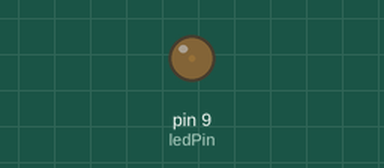
This sketch was run on a simulated Arduino Uno, built with avr-gcc and run on an emulated ATmega328P. Shown: output pins drawn as LEDs (lit = HIGH).

Above: at 0.05 s.
At 0.65 s:
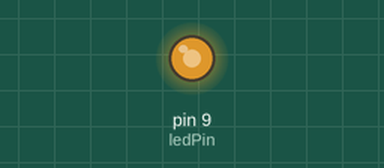
At 1.15 s:
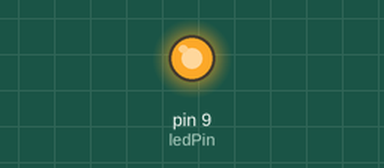
At 2.3 s:
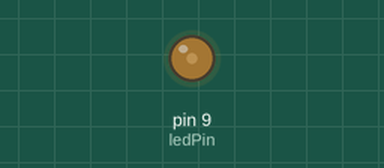
Timing chart, 0 to 6.1 s (numbered marks = the images above):
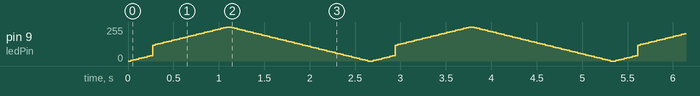

The sketch:

uso_continue_en_for.ino
```cpp
int ledPin = 9;

void setup() {
  digitalWrite(ledPin, OUTPUT);
}

void loop() {
  for (int fade = 0 ; fade <= 255 ; fade += 5)
  {
    if (fade > 40 && fade < 120)
    {
      continue;
    }
    analogWrite(ledPin, fade);
    delay(30);
  }
  for (int fade = 255 ; fade >= 0 ; fade -= 5)
  {
    analogWrite(ledPin, fade);
    delay(30);
  }

}
```
